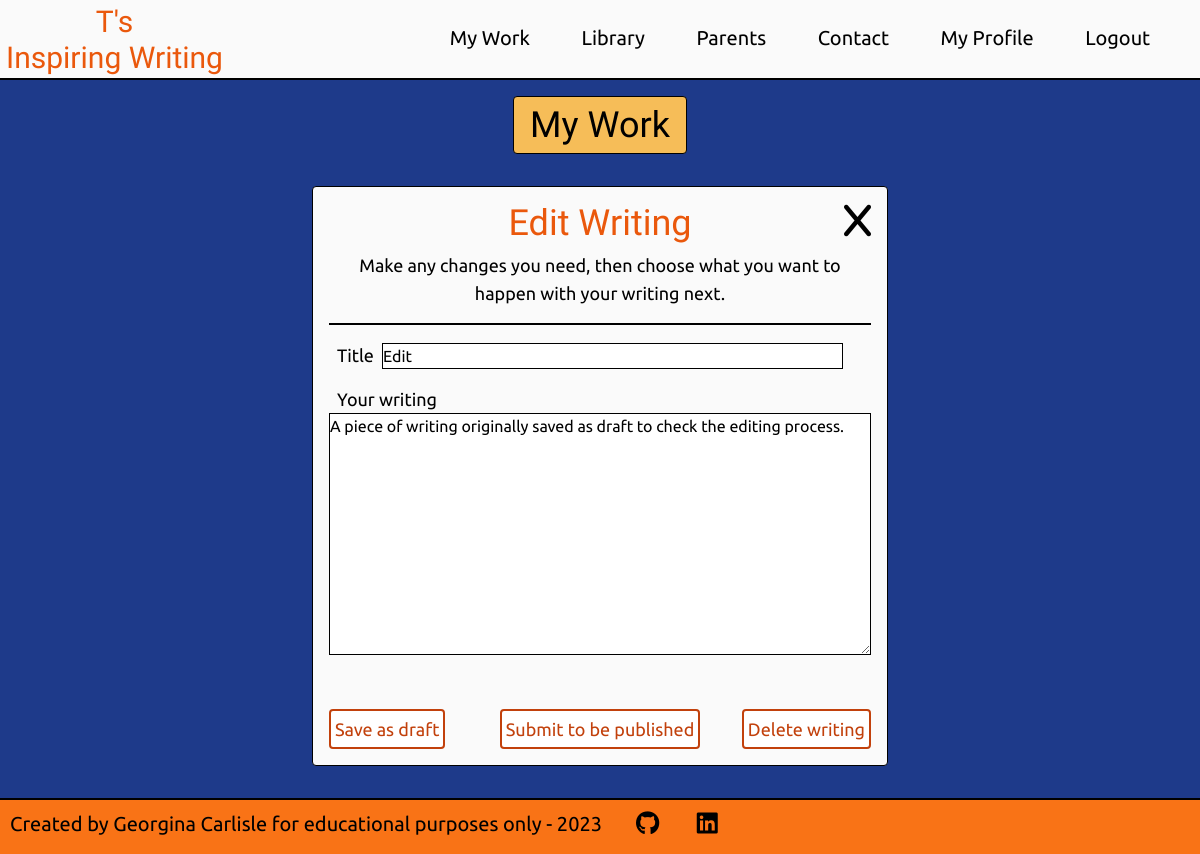
The page /writing/edit/3 (signed in) on the database as committed earlier.
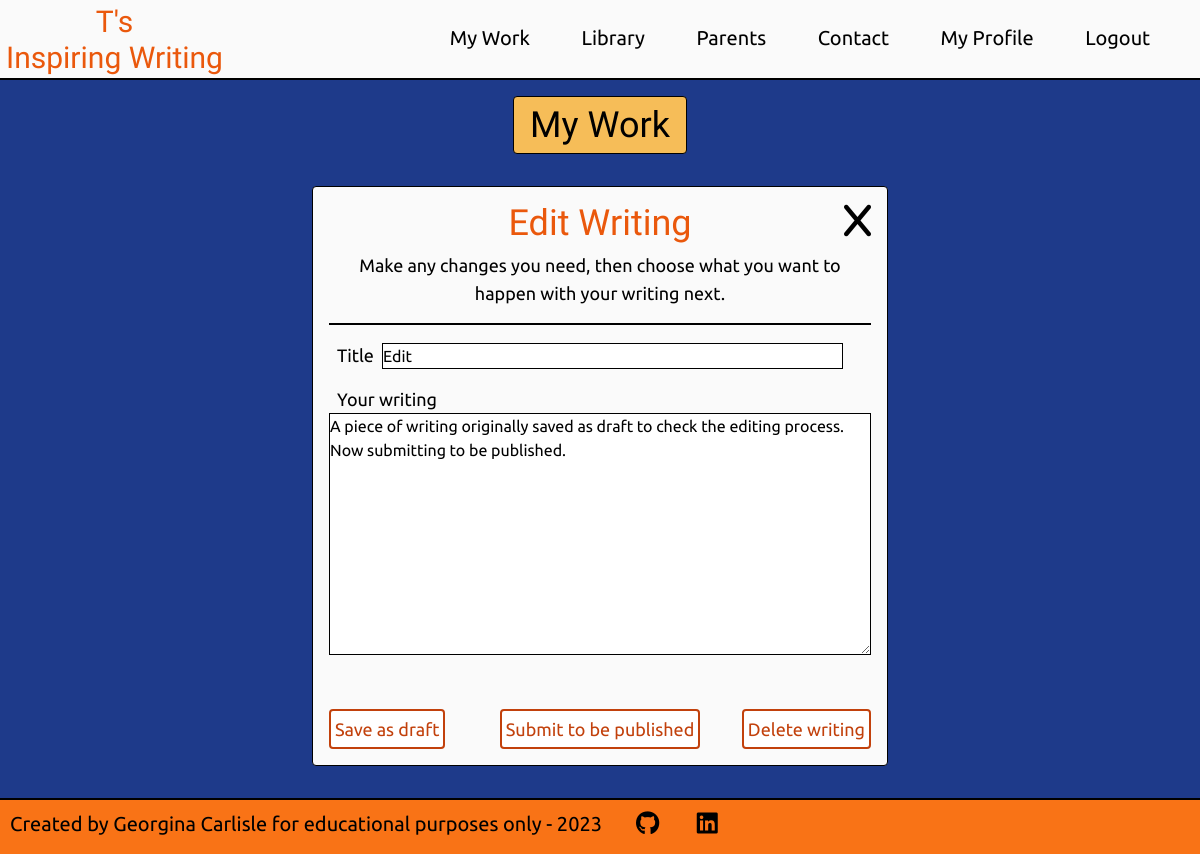
The same page on the database as committed later.
### writing/models.py (models this page shows, shortened)
class Writing(models.Model):
    title = models.CharField(max_length=50, unique=True)
    slug = models.SlugField(max_length=100, unique=True)
    author = models.ForeignKey(User, on_delete=models.CASCADE, related_name="writing")
    body = models.TextField()
    updated_on = models.DateTimeField(auto_now=True)
    pending_approval = models.BooleanField(default=False)
    date_submitted = models.DateTimeField(null=True, blank=True)
    approved = models.BooleanField(default=False)
    date_approved = models.DateTimeField(null=True, blank=True)
    failed_approval = models.BooleanField(default=False)
    date_failed = models.DateTimeField(null=True, blank=True)
    reason_failed = models.TextField(null=True, blank=True)
    featured = models.BooleanField(default=False)
    class Meta:
        ordering = ['-date_approved']

### writing/views.py (the view)
# urls.py: path('edit/<int:writing_id>', views.edit_writing_view, name='edit'),
@login_required
def edit_writing_view(request, writing_id):
    writing = get_object_or_404(Writing, pk=writing_id)
    context = {}
    if request.user != writing.author:
        messages.error(request, 'You have been returned to your account home page, \
                       as you were trying to access a page you are not authorised to view.')
        return redirect('account_home')
    if request.POST:
        form = CreateWritingForm(request.POST, request.FILES, instance=writing)
        if 'delete' in request.POST:
            if not request.GET.get('confirm_delete'):
                context['confirmation_delete_needed'] = True
                context['create_writing_form'] = form
                context['work_id'] = writing_id
                return render(request, 'edit_writing.html', context)
            else:
                writing.delete()
                messages.success(request, "You have successfully deleted your writing")
                return redirect('my_work', user_id=request.user.id)
        if 'keep' in request.POST:
                context['create_writing_form'] = form
                context['work_id'] = writing_id
                return render(request, 'edit_writing.html', context)
        if form.is_valid():
            if 'publish' in request.POST:
                if not request.GET.get('confirm'):
                    context['confirmation_needed'] = True
                    context['create_writing_form'] = form
                    context['work_id'] = writing_id
                    return render(request, 'edit_writing.html', context)
                else:
                    pending_approval = True
                    date_submitted = timezone.now()
                    updated_on = timezone.now()
                    form.save(updated_on=updated_on, pending_approval=pending_approval, date_submitted=date_submitted)
                    messages.success(request, "You have successfully submitted your writing to be published")
                    return redirect('my_work', user_id=request.user.id)
            elif 'draft' in request.POST:
                updated_on = timezone.now()
                form.save()
                messages.success(request, f'You have successfully saved "{writing.title}" as a draft.')
                return redirect('my_work', user_id=request.user.id)
        else:
            messages.error(
                request,
                'There is an error with your title or writing')
            context['create_writing_form'] = form
            context['work_id'] = writing_id
            context['writing'] = writing
    else:
        form = CreateWritingForm(instance=writing)
        context['create_writing_form'] = form
        context['work_id'] = writing_id
    return render(request, 'edit_writing.html', context)

### writing/forms.py (shortened to what this page needs)
class CreateWritingForm(forms.ModelForm):
    title = forms.CharField(
        max_length=50,
        widget=forms.TextInput(attrs={
            'style': 'width: 85%;',
            'placeholder': 'Draw others in. What is your writing about?'}))
    body = forms.CharField(
        widget=forms.Textarea(attrs={
            'style': 'width: 100%;',
            'placeholder': 'A poem, a joke, a story, an article? It is up to you!'})
        )
    class Meta:
        model = Writing
        fields = ("title", "body")
    def __init__(self, *args, **kwargs):
        super().__init__(*args, **kwargs)
        self.fields['title'].widget.attrs.update(
            {'class': 'border border-black'})
        self.fields['body'].widget.attrs.update(
            {'class': 'border border-black'})

### writing/templates/edit_writing.html (shortened to what this page needs)
{% extends 'base.html' %}
{% load static %}
{% block content %}
<div class="bg-blue-900 h-full pb-4 pt-16 lg:pt-20">
    {% include 'my_work_title.html' %}
    <div class="flex justify-center mt-4">
        <div class="border border-black rounded bg-zinc-50 p-4 relative w-4/5 md:w-2/3 lg:max-w-xl mb-4">
            <a
            href="{% url 'my_work' user.id %}"
            title="Return to My Work. Any changes will not be saved."
            class="absolute top-4 right-4">
                <i class="fa-solid fa-x text-4xl" aria-hidden="true"></i>
            </a>
            <div class="text-center mb-4 border-b-2 border-black">
                <h2 class="text-3xl md:text-4xl mb-2 font-title text-orange-600">
                    Edit Writing
                </h2>
                {% if messages %}
                <ul class="mb-4">
                    {% for message in messages %}
                    <li{% if message.tags %} class="text-blue-700"{% endif %}>
                        {{ message }}
                    </li>
                    {% endfor %}
                </ul>
                {% else %}
                {% if not confirmation_needed %}
                {% if not confirmation_delete_needed%}
                <p class="mb-4 md:text-lg">
                    Make any changes you need, then choose what you want to happen with your writing next.
                </p>
                {% else %}
                <p class="mb-4 md:text-lg text-blue-700">
                    Are you sure you wish to delete your writing? Once deleted you cannot get your writing back.
                </p>
                {% endif %}
                {% endif %}
                {% endif %}
            </div>
            {% if confirmation_needed %}
            <form action="{% url 'edit' work_id %}?confirm=True" method="post">
            {% elif confirmation_delete_needed %}
            <form action="{% url 'edit' work_id %}?confirm_delete=True" method="post">
            {% else %}
            <form action="{% url 'edit' work_id %}" method="post">
            {% endif %}
                <div class="mb-4">
                    <label for="{{ create_writing_form.title.id_for_label }}" class="mr-0.5 sm:mr-2 md:text-lg md:mr-1 md:ml-2">
                        Title
                    </label>
                    {{ create_writing_form.title }}
                </div>
                <div class="mb-12">
                    <label for="{{ create_writing_form.body.id_for_label }}" class="md:text-lg md:ml-2">
                        Your writing
                    </label>
                    {{ create_writing_form.body }}
                </div>
                {% if not confirmation_delete_needed %}
                {% if not confirmation_needed %}
                <div class="flex justify-center mb-12 sm:mb-0">
                    <input
                    type="submit"
                    value="Submit to be published"
                    id="publish"
                    name="publish"
                    class="p-1 rounded border-orange-700 border-2 border-solid bg-white hover:bg-orange-700 text-orange-700 hover:text-white sm:text-lg hover:cursor-pointer"
                    />
                </div>
                <input
                type="submit"
                value="Save as draft"
                id="draft"
                name="draft"
                class="absolute left-4 bottom-4 p-1 rounded border-orange-700 border-2 border-solid bg-white hover:bg-orange-700 text-orange-700 hover:text-white sm:text-lg hover:cursor-pointer"
                />
                <input
                type="submit"
                value="Delete writing"
                id="delete"
                name="delete"
                class="absolute right-4 bottom-4 p-1 rounded border-orange-700 border-2 border-solid bg-white hover:bg-orange-700 text-orange-700 hover:text-white sm:text-lg hover:cursor-pointer"
                />
                {% endif %}
                {% endif %}
            </form>
        </div>
    </div>
</div>
{% endblock%}

Rows that differ between the two databases and show on the page:
changed Writing "Edit": body "A piece of writing originally saved as draft to check the editing process." → "A piece of writing originally saved as draft to check the editing process. Now submitting to be published."
